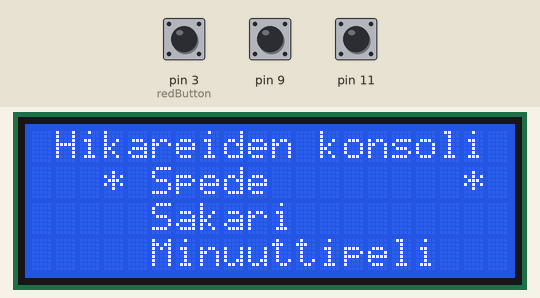
Bench run of a sketch on a simulated Arduino Nano, built with avr-gcc and run on an emulated ATmega328P. Shown: 20×4 character LCD. The inputs (shaded band) are chosen by the test bench; at power-on: pin 3 (redButton) HIGH, pin 11 HIGH, pin 9 HIGH. Random numbers use the default seed unless the sketch sets one; EEPROM starts erased.

Above: at 1.3 s.
1.4 s: pin 3 (redButton) pulled LOW for 0.15 s
At 2.3 s:
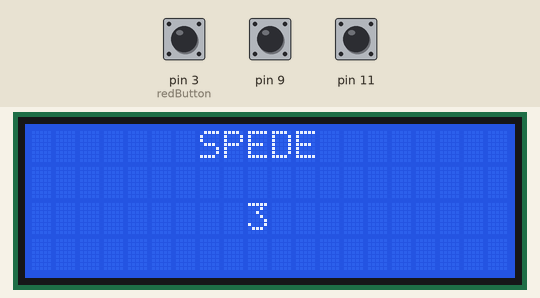
4.5 s: pin 3 (redButton) pulled LOW for 1 s
At 6.8 s:
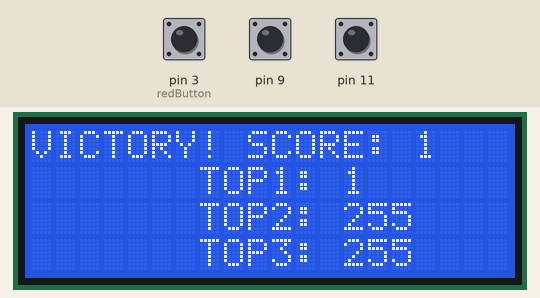
8.5 s: pin 11 pulled LOW for 1 s
At 10.4 s:
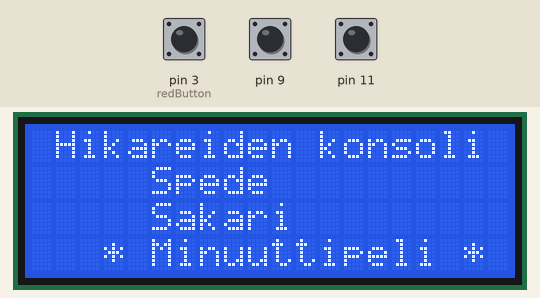
11.0 s: pin 3 (redButton) pulled LOW for 0.15 s
At 11.5 s:
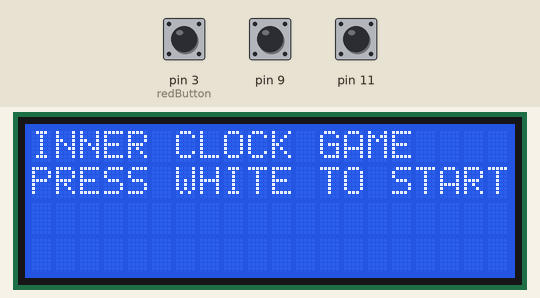
12.6 s: pin 11 pulled LOW for 0.15 s
At 14.1 s:
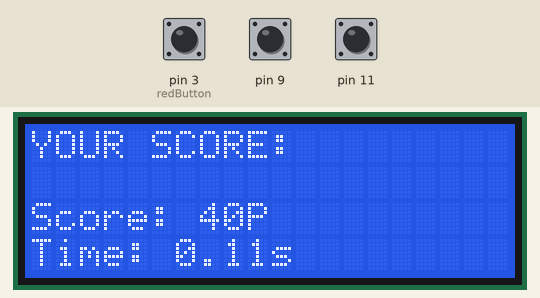
15.7 s: pin 9 pulled LOW for 1 s
At 16.4 s:
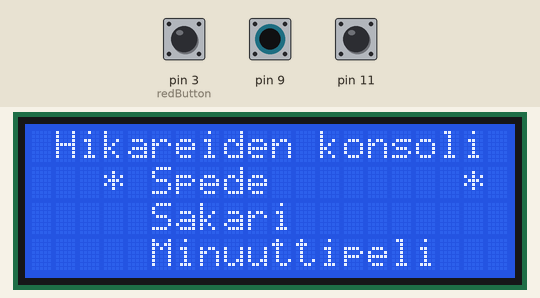
Timing chart, 0 to 18.7 s (numbered marks = the images above; inputs shaded):
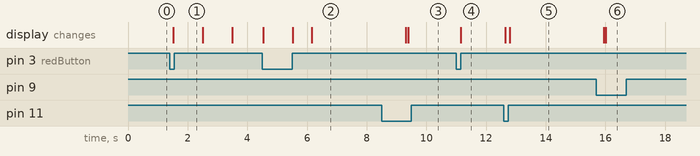

Measured:
- after the input at 1.4 s, the display: changes after 0.11 s (image 1)
- after the input at 11.0 s, the display: changes after 0.15 s (image 4)
- after the input at 12.6 s, the display: first changes after 0.05 s (image 5 shows a later state)

The sketch:

final.ino
```cpp
// TAMK Intelligent systems SJOM 5G00ET65-3008
// PROJEKTITYÖ 12/2023
// Nina Laaksonen, Leo Suzuki ja Aleksi Polso

#include <Wire.h>
#include <LCD_I2C.h>
#include <EEPROM.h>
#include <TimerOne.h>

const int yellowButton = 9;
const int redButton = 3;
const int whiteButton = 11;

// menu
int menu = 0;
const int maxMenu = 2;

// Pelien muuttujia
volatile bool enter = false;
volatile bool spedeLooper = true;
volatile bool spedeButtonPressed = true;
volatile unsigned long Timer1Int = 0;
unsigned long currentMS = 0;
unsigned long previousMS = millis();
volatile unsigned long startTime = 0;


// EEPROM
int s_address1 = 0;
int s_address2 = 1;
int s_address3 = 2;

// lcd
LCD_I2C lcd(0x27,20,4);

// Valosensori
uint16_t reading = 0;
int sensorPin = A7;


void setup() {

  DDRB &= ~2; // D9, yellow
  DDRB &= ~8; // D11, white
  DDRD &= ~8; // D3, red

  PORTB |= 2; // D9, input_pullup
  PORTB |= 8; // D11, input_pullup
  PORTD |= 8; // D3, input_pullup

  // Timer1
  // sammuta keskeytykset asennuksen ajaksi
  cli();
  // nollaa timer1
  TCCR1A = 0x00;
  TCCR1B = 0x00;

  TCNT1 = 0x0000;
  OCR1A = 16000;
  // aseta oikeat liput ja prescaler 1024
  TCCR1B |= (1 << WGM12);
  TCCR1B |= (1 << CS12) | (0 << CS11) | (1 << CS10) ;
  TIFR1 |= (1 << OCF1A);
  TIMSK1 |= (1 << OCIE1A);   // aktivoi keskeytyslippu
  sei();             // aktivoi keskeytykset

  // aseta lcd
  lcd.begin();
  lcd.clear();
  lcd.backlight();      // Make sure backlight is on

  // lisää interrupt punaiselle napille
  attachInterrupt(digitalPinToInterrupt(redButton), buttonISR, FALLING);

  // tulosta menu näytölle
  updateMenu(menu);

  // adc muuntimen setup
  ADMUX |= (1 << REFS0) | (1 << MUX2) | (1 << MUX1) | (1 << MUX0);
  ADCSRA |= (1 << ADEN) ;
  ADCSRB = 0x00;

  // EEPROMin tyhjäys tarvittaessa
  /*for (int i = 0 ; i < EEPROM.length() ; i++) {
    EEPROM.write(i, 0);
  }*/
}

void loop() {
  // lisää pieni debounce bufferi menuun
  currentMS = millis();
  if (currentMS - previousMS >= 150) {
    previousMS = currentMS;

    // jos nappikeskeytyksestä (punainen nappi) on saatu
    if (enter) {
      selectGame(menu);
    }

    // liikuttaa menua riippuen painaako keltaista tai valkoista
    if (!(PINB & 2)) {
      if (menu <= maxMenu && menu > 0) {
        menu--;
      }
      updateMenu(menu);
    }

    if (!(PINB & 8)) {
      if (menu < maxMenu && menu >= 0) {
        menu++;
      }
      updateMenu(menu);
    }
  }
}


// nappiin liitetyn keskeytyksen käyttämä aliohjelma
void buttonISR() {
  enter = true;

}


void selectGame(int gameNumber) {
  // Kutsu tiettyä peliä tietyn valikon numeron mukaan
  switch (gameNumber) {
    case 0:
      playSpede();
      enter = false;
      updateMenu(menu);
      break;
    case 1:
      playSakari();
      enter = false;
      updateMenu(menu);
      break;
    case 2:
      playInnerClockGame();
      enter = false;
      updateMenu(menu);
      break;
  }
}

void updateMenu(int position) {
  // tulosta valinnan mukaan tietty valinta näytölle
  lcd.clear();
  lcd.setCursor(0, 0);
  lcd.print(" Hikareiden konsoli ");

  switch (position) {
    case 0:
      lcd.setCursor(0, 1);
      lcd.print("   * Spede        *");
      lcd.setCursor(0, 2);
      lcd.print("     Sakari        ");
      lcd.setCursor(0, 3);
      lcd.print("     Minuuttipeli  ");
      break;
    case 1:
      lcd.setCursor(0, 1);
      lcd.print("     Spede         ");
      lcd.setCursor(0, 2);
      lcd.print("   * Sakari       *");
      lcd.setCursor(0, 3);
      lcd.print("     Minuuttipeli  ");
      break;
    case 2:
      lcd.setCursor(0, 1);
      lcd.print("     Spede         ");
      lcd.setCursor(0, 2);
      lcd.print("     Sakari        ");
      lcd.setCursor(0, 3);
      lcd.print("   * Minuuttipeli *");
      break;
  }
}

uint16_t ADC_read()
{
  //aloitetaan muunnos
  ADCSRA |= (1 << ADSC);
  // tehdään muunnos
  while (ADCSRA & B01000000)
  {
    ;
  }
  reading = ADC;
  // palautetaan muunnos
  return reading;
}

ISR(TIMER1_COMPA_vect)
{
  if (!spedeButtonPressed) {
    spedeLooper = !spedeLooper;
  }
  spedeButtonPressed = false;
}

// tarkista onko top3 ja muokkaa tarvittaessa EEPROM arvoja
bool chech_high_score( int score) {
  bool was_top = false;
  int top1 = 0;
  int top2 = 0;
  int top3 = 0;
  EEPROM.get(s_address1, top1);
  EEPROM.get(s_address2, top2);
  EEPROM.get(s_address3, top3);

  // jos top1 sija ei ole tyhjä tai top1 on pienempi kuin uusi tulos
  if (top1 <= score) {
    // jos top1 pienempi kuin score siirrä score ekaan sijaan
    // ja siirrä loput 1 sija alaspäin
    EEPROM.put(s_address1, score);
    EEPROM.put(s_address2, top1);
    EEPROM.put(s_address3, top2);
    was_top = true;
  // jos top2 on pienempi kuin uusi tulos
  // siirrä top2 -> top3
    } else if (top2 <= score) {
    EEPROM.put(s_address2, score);
    EEPROM.put(s_address3, top2);
    was_top = true;
    // jos to3 sija
  } else if (top3 < score) {
    EEPROM.put(s_address3, score);
    was_top = true;
  }
  // palauta oliko top3 vai eikö
  return was_top;
}

void playSakari() {
  // aseta tarvittavat muuttujat
  currentMS = 0;
  previousMS = millis();
  int start_count_down = 10;
  bool win = false;
  bool countDownLooper = true;

  // tulosta näytölle
  lcd.clear();
  lcd.setCursor(0, 1);
  lcd.print("  Pue villapaita?");

  // tutki valoanturin arvoa ADC_readilla ja
  // 10 sec ajan. Jos villapaitaa ei ole puettu
  // 10 sekunnissa, häviää ja jos reading on alle 20
  // eli paita on puettu, se on voitto
  currentMS = millis();
  while (countDownLooper) {
    reading = ADC_read();
    if (reading < 20) {
      countDownLooper = false;
      win = true;
    }
    currentMS = millis();
    if (currentMS - previousMS >= 1000) {
      previousMS = currentMS;
      start_count_down--;
      lcd.setCursor(9, 3);
      lcd.print(start_count_down);
      lcd.print(" ");
      if (start_count_down == 0) {
        countDownLooper = false;
      }
    }
  }
  countDownLooper = true;
  // tulostaa oikean tuloksen jos puettu/ei puettu
  if (win) {
    lcd.clear();
    lcd.setCursor(5, 1);
    lcd.print("jee puettu");
  } else {
    lcd.clear();
    lcd.setCursor(7, 1);
    lcd.print("HYRRRRR");
  }
  delay(3000);
}

void playInnerClockGame() {
  // tulostaa aloitusnäytön käytön
  lcd.clear();
  lcd.setCursor(0, 0);
  lcd.print("INNER CLOCK GAME");
  lcd.setCursor(0, 1);
  lcd.print("PRESS WHITE TO START");

  // luo seuraavaa while-loopia varten kontrollointi-muuttujat
  bool looper = true;
  bool clickedButton = false;
  int counter = 1;

  while (looper) {
    // muokkaa arvoja ja tulostaa näytölle tulosteet vain kerran
    // nappia painettua ja counterin ollessa 1
    if (!(PINB & 8) && counter == 1) {
      lcd.clear();
      lcd.setCursor(0, 0);
      lcd.print("COUNT MINUTE THEN");
      lcd.setCursor(0, 1);
      lcd.print("RELEASE WHITE        ");
      lcd.setCursor(0, 2);
      lcd.print("TO STOP");
      counter++;
      startTime = millis();
      clickedButton = true;
    // jos on jo painettu ja nappi nousee looppi katkeaa
    } else if ((PINB & 8) && clickedButton) {
      looper = false;
    }

  }
  // tulostaa scoren näytölle
  lcd.clear();
  lcd.setCursor(0, 0);
  lcd.print("YOUR SCORE:");
  lcd.setCursor(0, 1);
  displayScore();
  delay(3000);
}

void displayScore() {

  unsigned long currentTime = millis();
  unsigned long elapsedTime = (currentTime - startTime) / 10; // divide by 10 to get two decimal places

  int seconds = elapsedTime / 100;
  int milliseconds = elapsedTime % 100;

  lcd.setCursor(0, 3);
  lcd.print("Time: " + String(seconds) + "." + String(milliseconds) + "s");

  // Calculate the score based on proximity to 60 seconds
  int score = 100 - abs(60 - seconds);
  score = max(0, score); // Ensure the score is not negative

  lcd.setCursor(0, 2);
  lcd.print("Score: " + String(score) + "P");
}

void playSpede() {
  // luo ja alustaa peliin tarvittavat muuttujat
  int score = 0;
  bool countDownLooper = true;
  int start_count_down = 3;
  int random_button = 0;
  currentMS = 0;
  previousMS = millis();

  // tulosta pelin tiedot ja 3 sekunnin countdown
  lcd.clear();
  lcd.setCursor(7, 0);
  lcd.print("SPEDE");
  lcd.setCursor(9, 2);
  lcd.print(start_count_down);

  while (countDownLooper) {
    currentMS = millis();
    if (currentMS - previousMS >= 1000) {
      previousMS = currentMS;
      start_count_down--;
      lcd.setCursor(9, 2);
      lcd.print(start_count_down);
      if (start_count_down == 0) {
        countDownLooper = false;
      }
    }
  }

  // alusta timer1 aika
  Timer1Int = 16000;
  // tarvittavat muuttujat loopin hallintaan
  spedeLooper = true;
  spedeButtonPressed = true;

  random_button = random(1, 4);

  bool yellowButtonUp = true;
  bool whiteButtonUp = true;
  bool redButtonUp = true;

  while (spedeLooper) {
    int bounce = 60;
    // aja Timer1Int arvo sisälle timer1 niin, että saa timerin pienenemään
    OCR1A = Timer1Int;

    // tarkista onko napit nostettu
    if (PINB & 8){
      whiteButtonUp = true;
    }
    if (PIND & 8){
      redButtonUp = true;
    }
    if (PINB & 2){
      yellowButtonUp = true;
    }
    // jos kaikki napit on nostettu, tarkista random numero ja päivitä sen
    // mukaan pisteitä ja näytön tulostetta
    // HUOM. taustalla pauhaa timer1 joka hallitsee spedeButtonPressed ja spedeLooper arvoa
    if (yellowButtonUp && whiteButtonUp && redButtonUp) {
      if (random_button == 1) {
        lcd.setCursor(0, 2);
        lcd.print("  X  |       |      ");
        lcd.setCursor(6, 4);
        lcd.print("Score: ");
        lcd.print(score);

        currentMS = millis();
        if (currentMS - previousMS >= bounce) {
          previousMS = currentMS;
          if (!(PINB & 2)) {
            spedeButtonPressed = true;
            random_button = random(1, 4);
            score++;
            Timer1Int -= 500;
            yellowButtonUp = false;
          } else if ((!(PINB & 8)) || (!(PIND & 8))){
            spedeLooper = false;
          }
        }

      } else if (random_button == 2) {
        lcd.setCursor(0, 2);
        lcd.print("     |   X   |      ");
        lcd.setCursor(6, 4);
        lcd.print("Score: ");
        lcd.print(score);
        currentMS = millis();
        if (currentMS - previousMS >= bounce) {
          previousMS = currentMS;
          if (!(PIND & 8)) {
            spedeButtonPressed = true;
            random_button = random(1, 4);
            score++;
            Timer1Int -= 500;
            redButtonUp = false;
          } else if ((!(PINB & 2)) || (!(PINB & 8))){
            spedeLooper = false;
          }
        }

      } else if (random_button == 3) {
        lcd.setCursor(0, 2);
        lcd.print("     |       |  X   ");
        lcd.setCursor(6, 4);
        lcd.print("Score: ");
        lcd.print(score);
        currentMS = millis();
        if (currentMS - previousMS >= bounce) {
          previousMS = currentMS;
          if (!(PINB & 8)) {
            spedeButtonPressed = true;
            random_button = random(1, 4);
            score++;
            Timer1Int -= 500;
            whiteButtonUp = false;
          } else if ((!(PINB & 2)) || (!(PIND & 8))){
            spedeLooper = false;
          }
        }
      }
    }
  }
  // tarkista chech_high_score-aliohjelmaa käyttäen onko
  // score top3 ja ota EEPPROMista tulostusta varten tiedot
  bool high_score = chech_high_score(score);
  int top1 = EEPROM.read(s_address1);
  int top2 = EEPROM.read(s_address2);
  int top3 = EEPROM.read(s_address3);

  lcd.clear();
  lcd.setCursor(0, 0);
  // tulosta sen mukaan oliko top3 3 sekunnin ajan
  if (high_score) {
    lcd.print("VICTORY! SCORE: ");
  } else {
    lcd.print("NOT TOP3. SCORE: ");
  }
  lcd.print(score);
  lcd.setCursor(7, 1);
  lcd.print("TOP1: ");
  lcd.print(top1);
  lcd.setCursor(7, 2);
  lcd.print("TOP2: ");
  lcd.print(top2);
  lcd.setCursor(7, 3);
  lcd.print("TOP3: ");
  lcd.print(top3);

  delay(3000);
}
```
